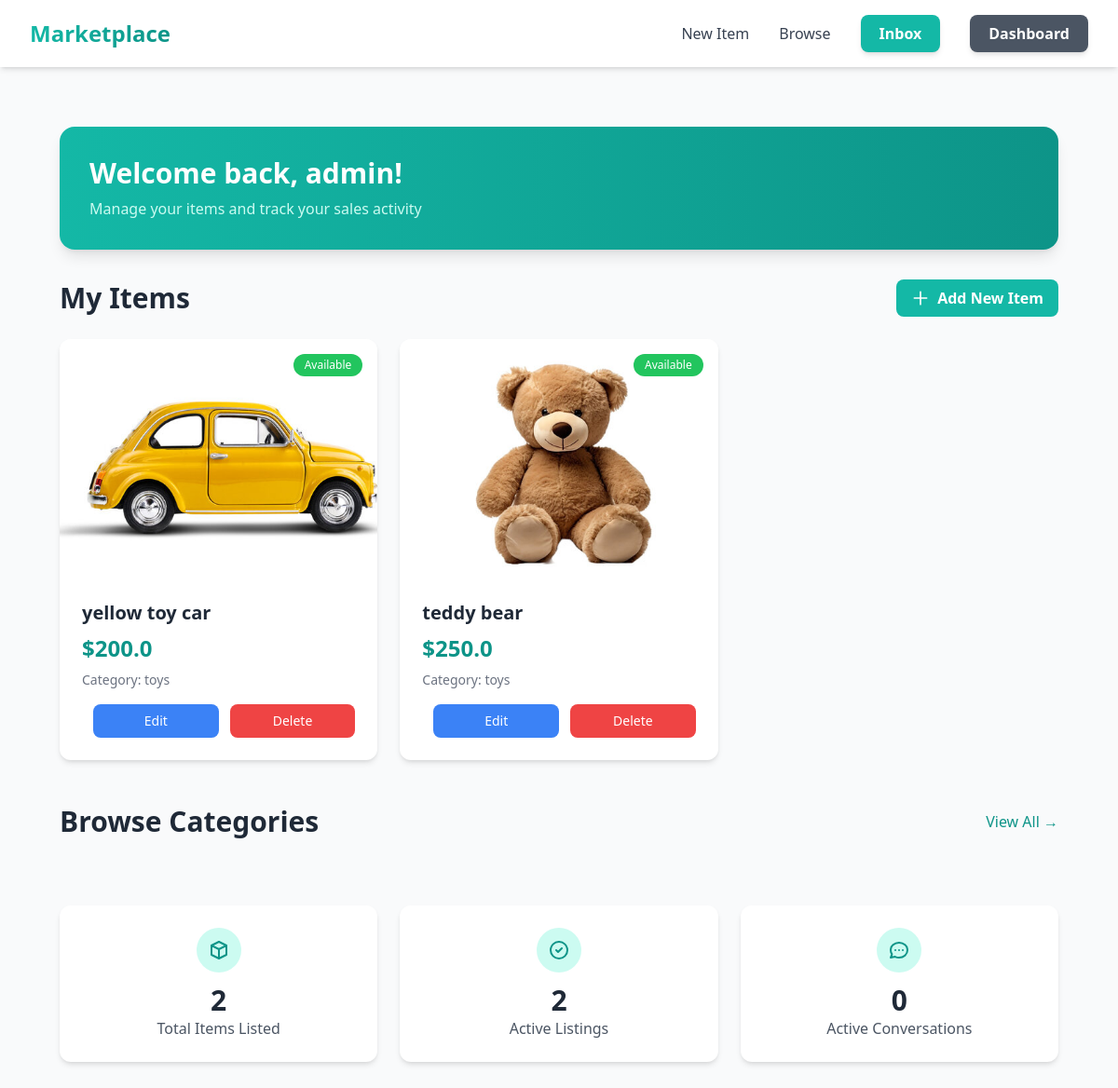
The page /dashboard/ (signed in) on the database its author committed.
### item/models.py (models this page shows, shortened)
class item(models.Model):
    category = models.ForeignKey(category, related_name='items', on_delete=models.CASCADE)
    name= models.CharField(max_length=255)
    description = models.TextField(blank=True, null=True)
    price = models.FloatField()
    image = models.ImageField(upload_to='item_images', blank=True, null=True)
    is_sold = models.BooleanField(default=False)
    created_at = models.DateTimeField(auto_now_add=True)
    created_by = models.ForeignKey(User, related_name='items', on_delete=models.CASCADE)

class category(models.Model):
    name = models.CharField(max_length=255)
    class Meta:
        ordering = ['name']
        verbose_name_plural = "categories"

### dashboard/views.py (the view)
# urls.py: path('', views.index, name='index'),
@login_required
def index(request):
    items = item.objects.filter(created_by=request.user)
    return render(request, 'dashboard/index.html', {'items': items})

### dashboard/templates/dashboard/index.html (shortened to what this page needs)
{% extends 'core/base.html' %}
{% block content %}
<div class="max-w-7xl mx-auto px-4 sm:px-6 lg:px-8 py-8">
    <div class="bg-gradient-to-r from-teal-500 to-teal-600 rounded-2xl shadow-lg mb-8">
        <div class="px-8 py-8">
            <h1 class="text-3xl font-bold text-white mb-2">Welcome back, {{ request.user.username }}!</h1>
            <p class="text-teal-100">Manage your items and track your sales activity</p>
        </div>
    </div>
    <div class="mb-12">
        <div class="flex justify-between items-center mb-6">
            <h2 class="text-3xl font-bold text-gray-800">My Items</h2>
            <a href="{% url 'item:new' %}" class="inline-flex items-center px-4 py-2 bg-teal-500 hover:bg-teal-600 text-white font-semibold rounded-lg transition transform hover:scale-105">
                <svg class="w-5 h-5 mr-2" fill="none" stroke="currentColor" viewBox="0 0 24 24">
                    <path stroke-linecap="round" stroke-linejoin="round" stroke-width="2" d="M12 4v16m8-8H4"></path>
                </svg>
                Add New Item
            </a>
        </div>
        {% if items %}
        <div class="grid grid-cols-1 sm:grid-cols-2 lg:grid-cols-3 gap-6">
            {% for item in items %}
            <div class="group bg-white rounded-xl shadow-md hover:shadow-xl transition-all duration-300 overflow-hidden">
                <a href="{% url 'item:detail' item.id %}">
                    <div class="relative h-64 overflow-hidden">
                        {% if item.image %}
                        <img src="{{ item.image.url }}" alt="{{ item.name }}" class="w-full h-full object-cover group-hover:scale-110 transition duration-300">
                        {% endif %}
                        <div class="absolute top-4 right-4 flex space-x-2">
                            {% if not item.is_sold %}
                            <span class="bg-green-500 text-white text-xs px-3 py-1 rounded-full">Available</span>
                            {% else %}
                            <span class="bg-red-500 text-white text-xs px-3 py-1 rounded-full">Sold</span>
                            {% endif %}
                        </div>
                    </div>
                    <div class="p-6">
                        <h3 class="text-xl font-bold text-gray-800 mb-2 group-hover:text-teal-600 transition">
                            {{ item.name }}
                        </h3>
                        <p class="text-2xl font-semibold text-teal-600 mb-2">${{ item.price }}</p>
                        <p class="text-sm text-gray-500 mb-4">Category: {{ item.category.name }}</p>
                        <div class="flex space-x-3">
                            <a href="{% url 'item:edit' item.id %}"
                               class="flex-1 text-center px-3 py-2 bg-blue-500 hover:bg-blue-600 text-white text-sm font-medium rounded-lg transition">
                                Edit
                            </a>
                            <a href="{% url 'item:delete' item.id %}"
                               onclick="return confirm('Are you sure you want to delete this item?')"
                               class="flex-1 text-center px-3 py-2 bg-red-500 hover:bg-red-600 text-white text-sm font-medium rounded-lg transition">
                                Delete
                            </a>
                        </div>
                    </div>
                </a>
            </div>
            {% endfor %}
        </div>
        {% endif %}
    </div>
    <div class="mb-12">
        <div class="flex justify-between items-center mb-6">
            <h2 class="text-3xl font-bold text-gray-800">Browse Categories</h2>
            <a href="{% url 'item:items' %}" class="text-teal-600 hover:text-teal-700 font-medium">View All →</a>
        </div>
    </div>
    <div class="grid grid-cols-1 md:grid-cols-3 gap-6">
        <div class="bg-white rounded-xl shadow-md p-6 text-center">
            <div class="w-12 h-12 bg-teal-100 rounded-full flex items-center justify-center mx-auto mb-3">
                <svg class="w-6 h-6 text-teal-600" fill="none" stroke="currentColor" viewBox="0 0 24 24">
                    <path stroke-linecap="round" stroke-linejoin="round" stroke-width="2" d="M20 7l-8-4-8 4m16 0l-8 4m8-4v10l-8 4m0-10L4 7m8 4v10M4 7v10l8 4"></path>
                </svg>
            </div>
            <p class="text-3xl font-bold text-gray-800">{{ items|length }}</p>
            <p class="text-gray-600">Total Items Listed</p>
        </div>
        <div class="bg-white rounded-xl shadow-md p-6 text-center">
            <div class="w-12 h-12 bg-teal-100 rounded-full flex items-center justify-center mx-auto mb-3">
                <svg class="w-6 h-6 text-teal-600" fill="none" stroke="currentColor" viewBox="0 0 24 24">
                    <path stroke-linecap="round" stroke-linejoin="round" stroke-width="2" d="M9 12l2 2 4-4m6 2a9 9 0 11-18 0 9 9 0 0118 0z"></path>
                </svg>
            </div>
            <p class="text-3xl font-bold text-gray-800">{{ items|dictsort:"is_sold"|length }}</p>
            <p class="text-gray-600">Active Listings</p>
        </div>
        <div class="bg-white rounded-xl shadow-md p-6 text-center">
            <div class="w-12 h-12 bg-teal-100 rounded-full flex items-center justify-center mx-auto mb-3">
            </div>
            <p class="text-3xl font-bold text-gray-800">{{ conversations_count|default:"0" }}</p>
            <p class="text-gray-600">Active Conversations</p>
        </div>
    </div>
</div>
{% endblock content %}

### rows shown on the page
item: image (picture), is_sold "Available", name "yellow toy car", price "200.0", category.name "toys"
item: image (picture), is_sold "Available", name "teddy bear", price "250.0", category.name "toys"

### other values the page prints
{{ request.user.username }} "admin"
{{ items|length }} "2"
{{ items|dictsort:"is_sold"|length }} "2"
{{ conversations_count|default:"0" }} "0"
